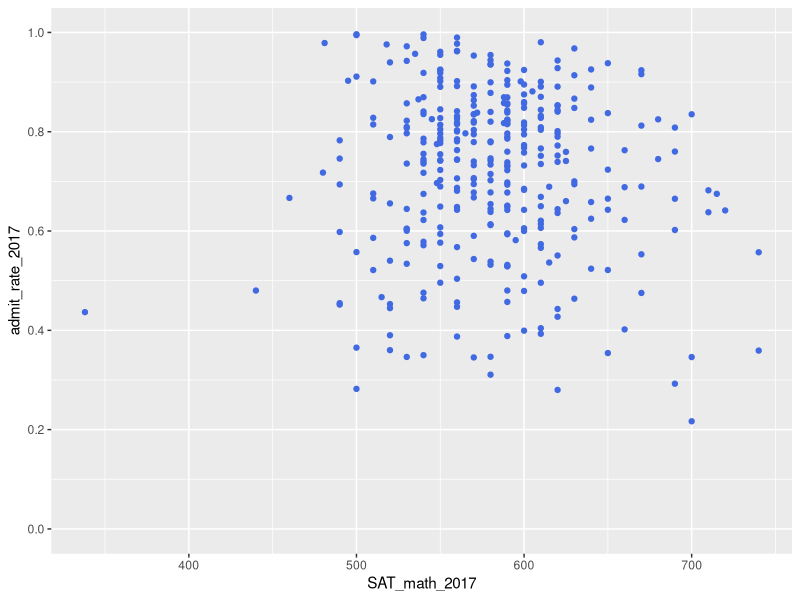
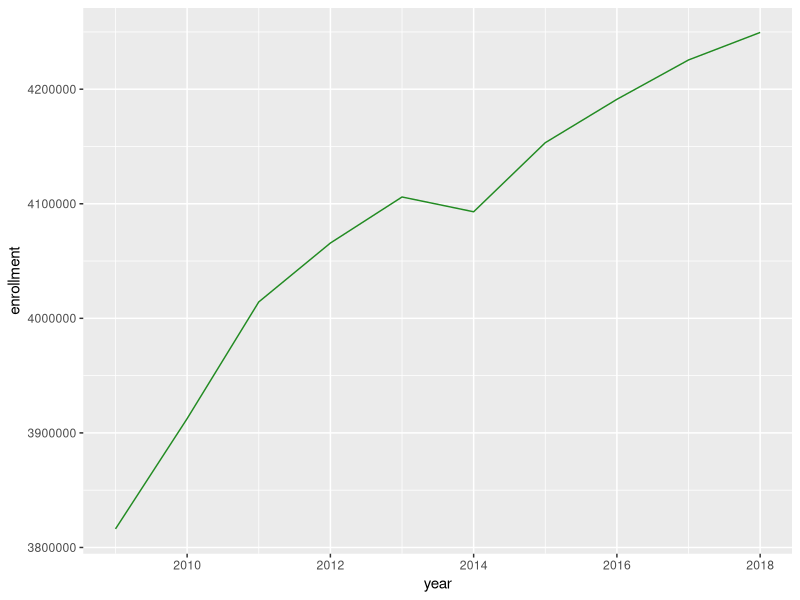
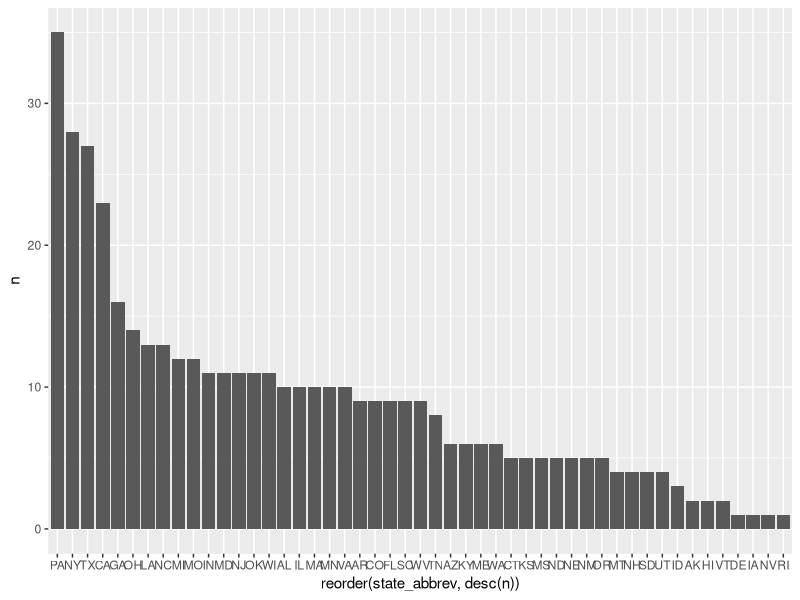

These figures' R source, in order:
library(tidyverse)

IPEDS <- read_csv("IPEDS_data.csv")

glimpse(IPEDS)

IPEDS <- IPEDS %>%
  rename(enrollment_2018 = 'Grand total (EFFY2018  Undergraduate)') %>%
  rename(enrollment_2017 = 'Grand total (EFFY2017  Undergraduate)') %>%
  rename(enrollment_2016 = 'Grand total (EFFY2016  Undergraduate)') %>%
  rename(enrollment_2015 = 'Grand total (EFFY2015  Undergraduate)') %>%
  rename(enrollment_2014 = 'Grand total (EFFY2014  Undergraduate)') %>%
  rename(enrollment_2013 = 'Grand total (EFFY2013  Undergraduate)') %>%
  rename(enrollment_2012 = 'Grand total (EFFY2012  Undergraduate)') %>%
  rename(enrollment_2011 = 'Grand total (EFFY2011  Undergraduate)') %>%
  rename(enrollment_2010 = 'Grand total (EFFY2010  Undergraduate)') %>%
  rename(enrollment_2009 = 'Grand total (EFFY2009  Undergraduate)') %>%
  rename(state_abbrev = 'State abbreviation (HD2017)') %>%
  rename(state_tuition_2017 = 'Total price for in-state students living on campus 2017-18 (DRVIC2017)') %>%
  rename(applicants_2017 = 'Applicants total (ADM2017)') %>%
  rename(admissions_2017 = 'Admissions total (ADM2017)') %>%
  rename(SAT_math_2017 = 'SAT Math 75th percentile score (ADM2017)')

IPEDS <- IPEDS %>%
  mutate(admit_rate_2017 = admissions_2017/applicants_2017)

colours()

IPEDS %>%
  ggplot(mapping = aes(x = SAT_math_2017, y = admit_rate_2017)) + geom_point(color = "royalblue") +
  scale_y_continuous(lim = c(0, 1), breaks = c(0, 0.2, 0.4, 0.6, 0.8, 1))

year <- c(2009:2018)
enrollment <- c(sum(IPEDS$enrollment_2009, na.rm = TRUE), 
                sum(IPEDS$enrollment_2010, na.rm = TRUE),
                sum(IPEDS$enrollment_2011, na.rm = TRUE), 
                sum(IPEDS$enrollment_2012, na.rm = TRUE),
                sum(IPEDS$enrollment_2013, na.rm = TRUE),
                sum(IPEDS$enrollment_2014, na.rm = TRUE),
                sum(IPEDS$enrollment_2015, na.rm = TRUE),
                sum(IPEDS$enrollment_2016, na.rm = TRUE),
                sum(IPEDS$enrollment_2017, na.rm = TRUE),
                sum(IPEDS$enrollment_2018, na.rm = TRUE))
                 
Annual_enrollment <- data.frame(year, enrollment)

Annual_enrollment %>%
  ggplot(mapping = aes(x = year, y = enrollment)) + geom_line(color = "forestgreen")

State_count <- IPEDS %>%
  count(state_abbrev) %>%
  arrange(desc(n))

State_count %>%
  ggplot(mapping = aes(x = reorder(state_abbrev, desc(n)), y = n)) + geom_col()
